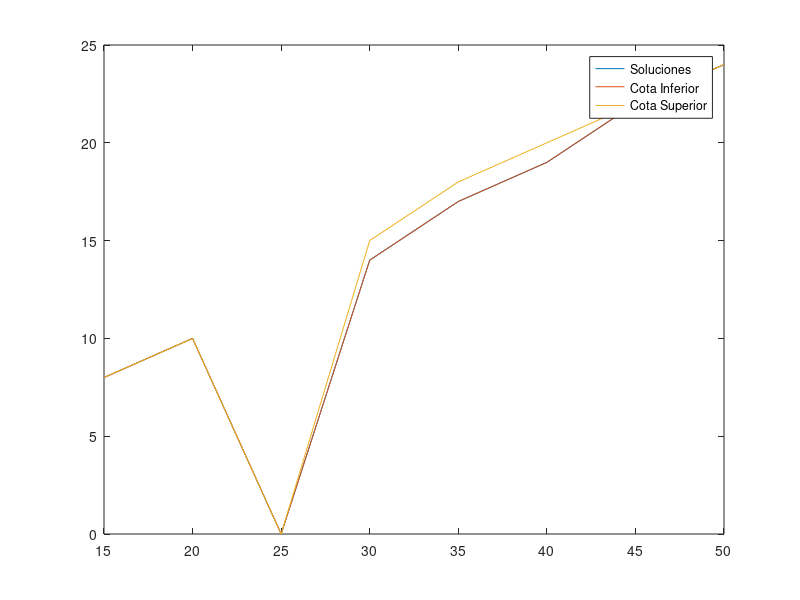

Recreate this plot in MATLAB.
x = [15:5:50]

sol = [8, 10, 0, 14, 17, 19, 22, 24 ]
inf = [8, 10, 0, 14, 17, 19, 22, 24 ]
sup = [8, 10, 0, 15, 18, 20, 22, 24 ]

plot(x, sol)
hold all

plot(x, inf)
hold all

plot(x, sup)
hold all

legend('Soluciones', 'Cota Inferior', 'Cota Superior')